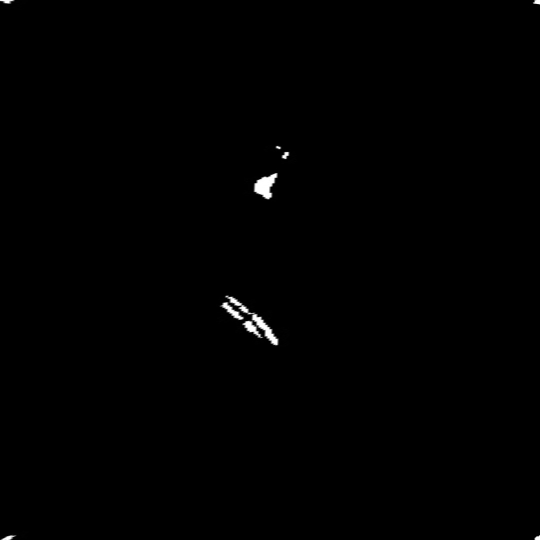
#> input picture midterm_3d_points_cloud/src/left_view_slice/0000_RGB_threshold_RedBinary_left_view_slice.jpg, 1080 x 1080 px (shown at 1/2 size); its folder holds only this picture in this run
$ jupyter execute --allow-errors 0417_cal_coord_and_real_scale_conversion.ipynb
#> lines starting #> are read from the running program, lines starting #| are printed output that depends on the picture; after the words box and inside, x2 and y2 are one past the last pixel; in counts of white or black regions, pixels touching at a corner belong together
現在啥也沒做 但快了 嗚嗚嗚

1. 中間雕像沿著垂直方向 水平做平均
2. 現在我要讀進來 側面 求XY
3. 轉xY 中間00 +-98.5

1. 上下兩範圍就好 大概就是兩斑點 沿著垂直方向 水平做平均
2. 讀正面進來 求Z和照片的關西
3. index 和 Z的關西 一樣正負98.5

兩個合併 完成

1. 先讀取正面的圖好了 應該比較簡單

1. 來一個側面的

[cell 1]
import cv2
import numpy as np
import os

def convert_pixel_to_mm(pixel_value, image_width, mm_range):
    """
    將像素值轉換為毫米值。

    參數：
    - pixel_value：要轉換的像素值。
    - image_width：圖像的寬度（單位：像素）。
    - mm_range：圖像寬度對應到的毫米範圍。

    返回：
    - 轉換後的毫米值。
    """
    mm_per_pixel = mm_range / (image_width - 1)  # 確保最右邊像素也包含在範圍內
    mm_value = ((pixel_value - (image_width - 1) / 2) * mm_per_pixel)  # 將最左邊的像素設為 -98.5mm
    return mm_value

def process_image(input_directory, output_directory):
    # 遍歷資料夾中的所有圖像檔案
#> called with input_directory = 'left_view_slice', output_directory = 'X_Y_coordinates_output'
    for filename in os.listdir(input_directory):
        if filename.endswith(".jpg"):
            # 讀取圖像
            input_file_path = os.path.join(input_directory, filename)
            image = cv2.imread(input_file_path)
#> image is the input picture: shape (1080, 1080, 3); min 0, max 255, mean 0.9

            # 定義方框範圍的最左上與最右下座標
            top_left = (50, 50)
            bottom_right = (1030, 1030)

            # 將指定範圍外的像素值設為全黑
            mask = np.zeros_like(image)
            cv2.rectangle(mask, top_left, bottom_right, (255, 255, 255), -1)
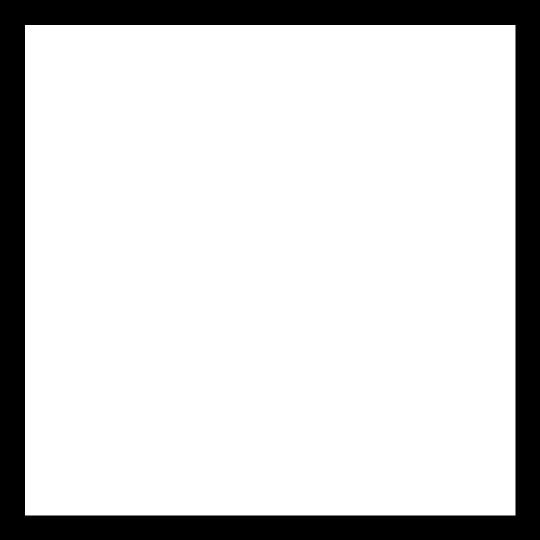
#> mask: shape (1080, 1080, 3) (shown at 1/2 size); 82.5% white; 1 black region, box (x1, y1, x2, y2) and area: (0, 0, 1080, 1080) 204039
            image[mask == 0] = 0
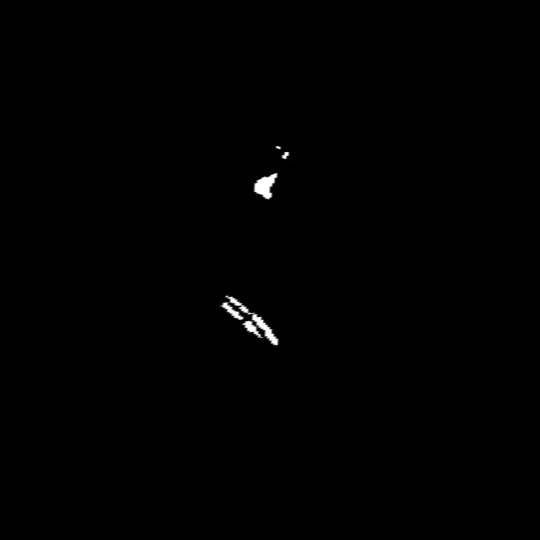
#> image: shape (1080, 1080, 3) (shown at 1/2 size); 0.13% of pixels changed, all inside (x1, y1, x2, y2) = (0, 0, 1080, 1080)

            # 找出範圍內的白色像素的座標
            white_points = np.where(image == 255)
            coordinates = list(zip(white_points[1], white_points[0]))  # 將(x, y)座標轉換為(y, x)
#> coordinates = 3411 pairs, first value 448 to 574, second value 294 to 688

            # 計算座標的毫米值
            mm_range = 2 * 98.5  # 毫米範圍
            mm_coordinates = [(convert_pixel_to_mm(x, 1080, mm_range), convert_pixel_to_mm(y, 1080, mm_range)) for x, y in coordinates]
#> mm_coordinates = 3411 pairs, first value -16.71 to 6.3, second value -44.82 to 27.11

            # 將座標儲存為.txt文件
            output_filename = os.path.join(output_directory, filename.replace('.jpg', '_coordinates.txt'))
            with open(output_filename, 'w') as f:
                for coord in mm_coordinates:
                    f.write(f"{coord[0]:.2f} {coord[1]:.2f}\n")
#> this loop made 3411 passes
#> coord on passes 1 to 3: (3.2, -44.82), (3.2, -44.82), (3.2, -44.82)

            # print(f"Converted coordinates saved at {output_filename}")

            # 返回白點數量 確認用而已
            # white_pixel_count = len(coordinates)
            # print(f"Number of white pixels in {filename}: {white_pixel_count}")

# 檔案路徑設定
input_directory = "left_view_slice"
output_directory = "X_Y_coordinates_output"
if not os.path.exists(output_directory):
    os.makedirs(output_directory)

# 呼叫處理函數
process_image(input_directory, output_directory)
print(f" All X_Y_coordinate saved at {output_directory}")

2. 來個正面的

下面只有劃線儲存照片的 暫時不需要了 因為我還要存Z

[cell 2]
# """下面只有劃線儲存照片的 暫時不需要了 因為我還要存Z"""
# import cv2
# import numpy as np
# import os

# def convert_pixel_to_mm(pixel_value, image_width, mm_range):
#     """
#     將像素值轉換為毫米值。

#     參數：
#     - pixel_value：要轉換的像素值。
#     - image_width：圖像的寬度（單位：像素）。
#     - mm_range：圖像寬度對應到的毫米範圍。

#     返回：
#     - 轉換後的毫米值。
#     """
#     mm_per_pixel = mm_range / (image_width - 1)  # 確保最右邊像素也包含在範圍內
#     mm_value = ((pixel_value - (image_width - 1) / 2) * mm_per_pixel)  # 將最左邊的像素設為 -98.5mm
#     return mm_value

# # 檔案路徑設定
# #=========================================================

# # 輸入
# input_directory = "front_view_slice"
# # 輸出
# output_directory = "Z_value_line"
# if not os.path.exists(output_directory):
#     os.makedirs(output_directory)

# #==========================================================


# # 遍歷資料夾中的所有圖像檔案
# for filename in os.listdir(input_directory):
#     if filename.endswith(".jpg"):
#         # 讀取圖像
#         image_path = os.path.join(input_directory, filename)
#         image = cv2.imread(image_path)

#         # 定義方框範圍的最左上與最右下座標
#         top_left = (0, 50)
#         bottom_right = (1080, 1030)

#         # 將指定範圍內的像素值設為全黑
#         image[top_left[1]:bottom_right[1], top_left[0]:bottom_right[0]] = 0

#         # 找出剩餘白點的 x 座標
#         white_points = np.where(image == 255)
#         remaining_x_coordinates = white_points[1]

#         # 計算 x 座標的平均值
#         x_avg = int(np.mean(remaining_x_coordinates))

#         # 繪製一條綠色的垂直線
#         cv2.line(image, (x_avg, 0), (x_avg, 1080), (0, 255, 0), 2)

#         # 在線旁邊標記 X 值
#         font = cv2.FONT_HERSHEY_SIMPLEX
#         font_scale = 1
#         font_color = (255, 255, 255)
#         cv2.putText(image, f"X = {x_avg}", (x_avg + 10, 50), font, font_scale, font_color, 2)

#         # 計算毫米值
#         mm_range = 2 * 98.5  # 毫米範圍
#         mm_value = convert_pixel_to_mm(x_avg, 1080, mm_range)

#         # 在線旁邊標記毫米值
#         font = cv2.FONT_HERSHEY_SIMPLEX
#         font_scale = 1
#         font_color = (255, 255, 255)
#         cv2.putText(image, f"{mm_value:.2f} mm", (x_avg + 10, 100), font, font_scale, font_color, 2)


#         # 儲存結果
#         output_filename = os.path.join(output_directory, filename.replace('.jpg', 'Z_value_line.jpg'))
#         cv2.imwrite(output_filename, image)

# print(f" All Z_value_line image of red regions saved at {output_directory}")

gpt給的 除了畫綠色垂直線 還能儲存Z值 還行!!

[cell 3]
import cv2
import numpy as np
import os

def convert_pixel_to_mm(pixel_value, image_width, mm_range):
    """
    將像素值轉換為毫米值。

    參數：
    - pixel_value：要轉換的像素值。
    - image_width：圖像的寬度（單位：像素）。
    - mm_range：圖像寬度對應到的毫米範圍。

    返回：
    - 轉換後的毫米值。
    """
    mm_per_pixel = mm_range / (image_width - 1)  # 確保最右邊像素也包含在範圍內
    mm_value = ((pixel_value - (image_width - 1) / 2) * mm_per_pixel)  # 將最左邊的像素設為 -98.5mm
    return mm_value

# 檔案路徑設定
#=========================================================

# 輸入
input_directory = "front_view_slice"
# 輸出
output_image_directory = "Z_value_line"
output_txt_directory = "Z_coordinates_output"

if not os.path.exists(output_image_directory):
    os.makedirs(output_image_directory)

if not os.path.exists(output_txt_directory):
    os.makedirs(output_txt_directory)

# 儲存 mm_value 值的列表
mm_value_list = []

#==========================================================


# 遍歷資料夾中的所有圖像檔案
#> (the rest of this cell did not finish here and is left out)

除理點雲囉

[cell 4]
# 檔案路徑設定

input_coordinates_directory = "X_Y_coordinates_output"

output_points_cloud_directory = "Z_X_Y_points_cloud"
if not os.path.exists(output_points_cloud_directory):
    os.makedirs(output_points_cloud_directory)
#=========================================================

# 讀取 Z 座標值
z_values = []
z_values_file_path = os.path.join("Z_coordinates_output", "Z_coordinates_values.txt")
with open(z_values_file_path, 'r') as f:
#> (reads midterm_3d_points_cloud/src/Z_coordinates_output/Z_coordinates_values.txt from the repository)
    z_values = [float(line.strip()) for line in f.readlines()]

#==========================================================

[cell 5]
all_coordinates = []  # 建立一個空列表，用於儲存所有的座標（包括 Z, X, Y）

# 遍歷 X_Y_coordinates_output 目錄中的所有文件，同時也遍歷 Z 座標值的列表
for filename, z_value in zip(os.listdir(input_coordinates_directory), z_values):
    # 確保只處理 .txt 文件
    if filename.endswith(".txt"):
        # 構建 .txt 文件的完整路徑
        input_file_path = os.path.join(input_coordinates_directory, filename)

        # 讀取 .txt 文件中的座標
        with open(input_file_path, 'r') as f:
            coordinates = f.readlines()  # 讀取所有行，每行代表一個座標

        # 將每個座標的 X 值、Y 值從座標中分離出來
        separated_coordinates = [coord.strip().split() for coord in coordinates]
        x_values = [float(coord[0]) for coord in separated_coordinates]
        y_values = [float(coord[1]) for coord in separated_coordinates]

        # 將每個座標的 Z 值加入到座標後面，形成 (Z, X, Y) 的格式
        # coordinates_with_z = [f"{coord.strip()} {z_value:.2f}\n" for coord in coordinates]
        coordinates_with_z = [f"{z_value:.2f} {coord.strip()}\n" for coord in coordinates]


        # 將含有 Z 值的座標加入到 all_coordinates 列表中
        all_coordinates.extend(coordinates_with_z)

# 將座標串在一起並儲存到一個 .xyz 檔案中
output_points_cloud_filename = os.path.join(output_points_cloud_directory, "Z_X_Y_points_cloud.xyz")
with open(output_points_cloud_filename, 'w') as f:
    for coord in all_coordinates:
        f.write(coord)


print(f"All Z, X, Y coordinates concatenated and saved at {output_points_cloud_filename}")

[cell 6]
# [50 lines of commented-out code are left out]

[cell 7]
import numpy as np

def rotate_xyz(input_filename, output_filename, angle_degrees):
    # 讀取原始的.xyz檔案
#> called with angle_degrees = 180
    with open(input_filename, 'r') as f:
        lines = f.readlines()

    # 提取座標部分，並進行旋轉
    rotated_lines = []
    for line in lines:
        if line.strip():  # 忽略空行
            coords = line.strip().split()
            x, y, z = float(coords[0]), float(coords[1]), float(coords[2])

            # 將座標點轉換為numpy array
            point = np.array([x, y, z])

            # 定義旋轉矩陣
            theta = np.radians(angle_degrees)
            rotation_matrix = np.array([[1, 0, 0],
                                         [0, np.cos(theta), -np.sin(theta)],
                                         [0, np.sin(theta), np.cos(theta)]])

            # 將座標點進行旋轉
            rotated_point = np.dot(rotation_matrix, point)

            # 將旋轉後的座標點添加到列表中
            rotated_lines.append(" ".join(str(coord) for coord in rotated_point) + "\n")

    # 將旋轉後的座標保存到新的.xyz檔案中
    with open(output_filename, 'w') as f:
        f.writelines(rotated_lines)

    print(f"Rotated XYZ coordinates saved to {output_filename}")

# 測試程式
input_coordinates_directory = "Z_X_Y_points_cloud"
filename = "Z_X_Y_points_cloud.xyz"  # 原始的.xyz檔案名稱
input_file_path = os.path.join(input_coordinates_directory, filename)

output_directory = "Z_X_Y_points_cloud"

# 新的.xyz檔案名稱，保存旋轉後的座標
output_filename = os.path.join(output_directory, filename.replace('.xyz', '_rotated.xyz'))

angle_degrees = 180  # 旋轉角度（度）
rotate_xyz(input_file_path, output_filename, angle_degrees)
